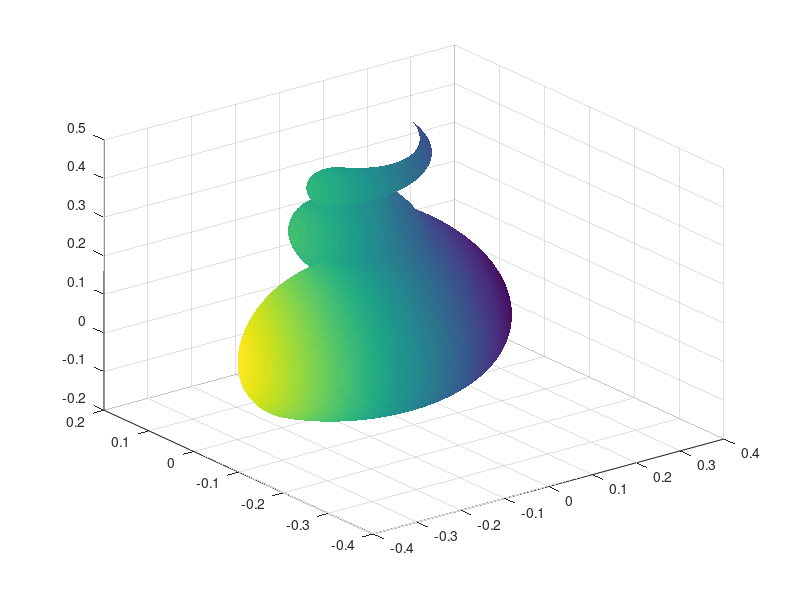

Write MATLAB code to recreate this figure. (Note: this script raises an error after producing the figure.)
%% 16 Three-Dimensional Graphics

%% 16.1 Curve plots
t = .01:.01:20*pi ;
x = cos(t) ;
y = sin(t) ;
z = t.^3 ;
plot3(x, y, z)

%% 16.2 Mesh and surface plots
xx = -2:.2:2 ;
yy = xx ;
[x, y] = meshgrid(xx, yy) ;
z = exp(-x.^2 - y.^2) ;
mesh(z)

%% 16.3 Parametrically defined surfaces
figure(1) ; clf
t = linspace(0, 2*pi, 512) ;
[u,v] = meshgrid(t) ;

a = -0.2 ; b = .5 ; c = .1 ;
n = 2 ;
x = (a*(1-v/(2*pi)) .* (1+cos(u)) + c) .* cos(n*v) ;
y = (a*(1-v/(2*pi)) .* (1+cos(u)) + c) .* sin(n*v) ;
z = b*v/(2*pi) + a*(1-v/(2*pi)) .* sin(u) ;

surf(x,y,z,y-2*x)
shading interp
% shading faceted
% shading flat
%% 16.4 Volume and vector visualization
[x,y,z,v] = flow ;
figure(1) ; clf
isosurface(x, y, z, v, -3)

figure(2) ; clf
slice(x, y, z, v, [3 8], 0, 0)

%% 16.5 Color shading and color profile

shading faceted
shading interp
shading flat

%% 16.6 Perspective of view

axis off
axis equal
colormap(hsv(1024))
shading interp
material shiny
lighting gouraud
lightangle(80, -40)
lightangle(-90, 60)
view([-120 0])
